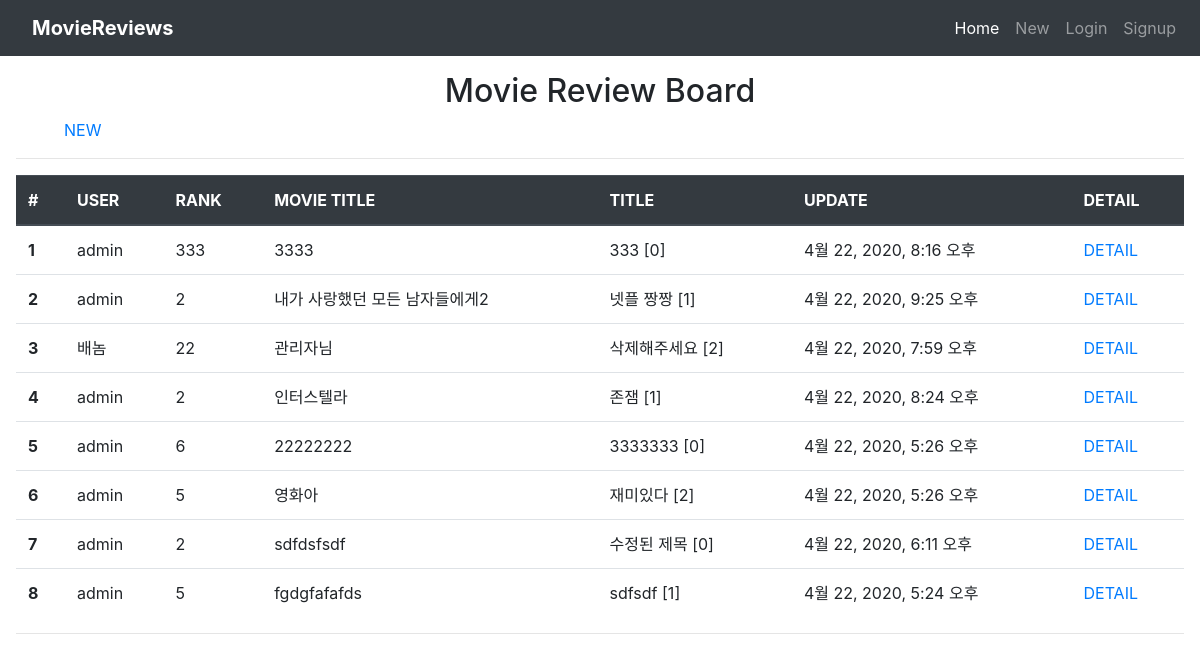
/community/, run on the app's committed database.
### community/models.py (models this page shows)
class Review(models.Model):
    user = models.ForeignKey(settings.AUTH_USER_MODEL, on_delete=models.CASCADE)
    title = models.CharField(max_length=100)
    movie_title = models.CharField(max_length=30)
    rank = models.IntegerField()
    content = models.TextField()
    created_at = models.DateTimeField(auto_now_add=True)
    updated_at = models.DateTimeField(auto_now=True)

### community/views.py (the view)
# urls.py: path('', views.review_list, name= 'review_list'),
def review_list(request):
    reviews = Review.objects.all().order_by('-pk')
    context = {
        'reviews': reviews
    }
    return render(request, 'community/review_list.html',context)

### community/templates/community/review_list.html
{% extends 'base.html' %}
{% block body %}
<h2 class="text-center">Movie Review Board</h2>
<a class="m-5" href="{% url 'community:create' %}">NEW</a>
<hr/>
<div>
<table class="table">
    <thead class="thead-dark">
      <tr>
        <th scope="col">#</th>
        <th scope="col">USER</th>
        <th scope="col">RANK</th>
        <th scope="col">MOVIE TITLE</th>
        <th scope="col">TITLE</th>
        <th scope="col">UPDATE</th>
        <th scope="col">DETAIL</th>
      </tr>
    </thead>
    <tbody>
    {% for review in reviews %}
      <tr>
        <th scope="row">{{ forloop.counter }}</th>
        <td>{{ review.user.username}}</td>
        <td>{{ review.rank}}</td>
        <td>{{review.movie_title}}</td>
        <td>{{ review.title}} [{{review.comment_set.count}}]</td>
        <td>{{ review.updated_at}}</td>
        <td><a href="{% url 'community:detail' review.pk %}">DETAIL</a></td>
      </tr>
    {% endfor %}
    </tbody>
  </table>
  <hr/>
  </div>
{% endblock %}

### django_pjt3/templates/base.html (shortened to what this page needs)
<!DOCTYPE html>
<html lang="en">
<head>
    <link rel="stylesheet" href="https://stackpath.bootstrapcdn.com/bootstrap/4.4.1/css/bootstrap.min.css">
</head>
<body>
    <nav class="navbar navbar-expand-lg navbar-dark bg-dark">
  <a class="navbar-brand font-weight-bold mx-3" href="{% url 'community:review_list' %}">MovieReviews</a>
  <div class="collapse navbar-collapse" id="navbarSupportedContent">
    <ul class="navbar-nav ml-auto">
      {% if request.user.is_authenticated %}
      <li class="nav-item active ">
        <a class="nav-link text-decoration-none" href="#">{{user.username}}님 환영합니다.</a>
      </li>
       <li class="nav-item">
        <a class="nav-link" href="{% url 'community:review_list' %}">Home</a>
      </li>
      <li class="nav-item">
        <a class="nav-link" href="{% url 'community:create' %}">New</a>
      </li>
      <li class="nav-item">
        <a class="nav-link" href="{% url 'accounts:logout'%}">Logout</a>
      </li>
      {% else %}
       <li class="nav-item active">
        <a class="nav-link" href="{% url 'community:review_list' %}">Home</a>
      </li>
      <li class="nav-item">
        <a class="nav-link" href="{% url 'community:create' %}">New</a>
      </li>
      <li class="nav-item">
        <a class="nav-link" href="{% url 'accounts:login'%}">Login</a>
      </li>
      <li class="nav-item">
        <a class="nav-link" href="{% url 'accounts:signup'%}">Signup</a>
      </li>
      {% endif %}
    </ul>
  </div>
</nav>
    <div class=m-3>
        {% block body %}
        {% endblock %}
    </div>
</body>
</html>

### data on the page
Review: user.username "admin", rank "333", movie_title "3333", title "333", comment_set.count "0", updated_at "4월 22, 2020, 8:16 오후"
Review: user.username "admin", rank "2", movie_title "내가 사랑했던 모든 남자들에게2", title "넷플 짱짱", comment_set.count "1", updated_at "4월 22, 2020, 9:25 오후"
Review: user.username "배놈", rank "22", movie_title "관리자님", title "삭제해주세요", comment_set.count "2", updated_at "4월 22, 2020, 7:59 오후"
Review: user.username "admin", rank "2", movie_title "인터스텔라", title "존잼", comment_set.count "1", updated_at "4월 22, 2020, 8:24 오후"
Review: user.username "admin", rank "6", movie_title "22222222", title "3333333", comment_set.count "0", updated_at "4월 22, 2020, 5:26 오후"
Review: user.username "admin", rank "5", movie_title "영화아", title "재미있다", comment_set.count "2", updated_at "4월 22, 2020, 5:26 오후"
Review: user.username "admin", rank "2", movie_title "sdfdsfsdf", title "수정된 제목", comment_set.count "0", updated_at "4월 22, 2020, 6:11 오후"
Review: user.username "admin", rank "5", movie_title "fgdgfafafds", title "sdfsdf", comment_set.count "1", updated_at "4월 22, 2020, 5:24 오후"
